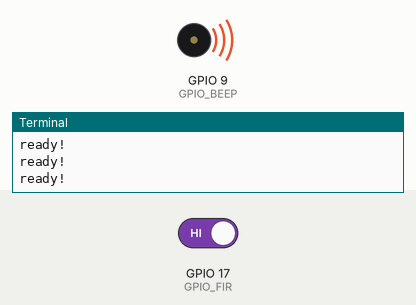
Recording of a program running on a simulated Raspberry Pi (BCM pin numbers). Shown: buzzer (waves = sounding, pin HIGH), the last lines printed to the terminal. The test bench sets the inputs (shaded band); at power-on: GPIO 17 (GPIO_FIR) HIGH.

Above: at 5.0 s.
5.1 s: GPIO 17 (GPIO_FIR) driven LOW
At 7.8 s:
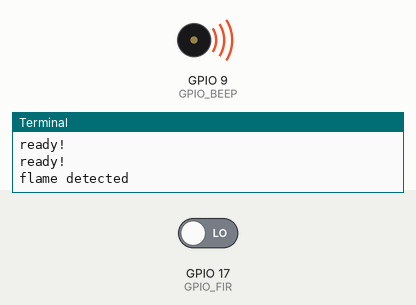
9.2 s: GPIO 17 (GPIO_FIR) driven HIGH
At 9.9 s:
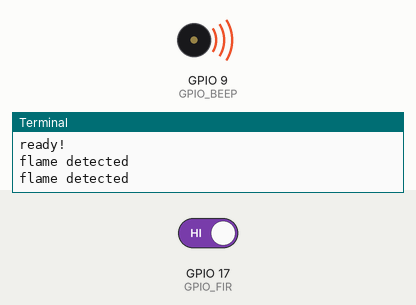
Timing chart, 0 to 12.2 s (numbered marks = the images above; inputs shaded):
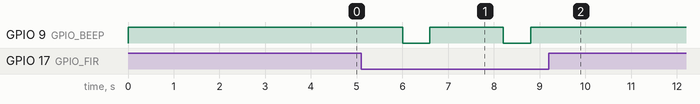

Measured:
- after the input at 5.1 s, GPIO 9 (GPIO_BEEP): alternates HIGH for 1.6 s and LOW for 0.60 s, starting after 0.90 s
- after the input at 9.2 s, GPIO 9 (GPIO_BEEP): stops changing and stays HIGH

The program:

flame_detect.py
```python
# flame_detect.py
import RPi.GPIO as GPIO
import time

GPIO.setmode(GPIO.BCM)

GPIO_FIR=17
GPIO_BEEP=9

GPIO.setup(GPIO_FIR,GPIO.IN)
GPIO.setup(GPIO_BEEP,GPIO.OUT)

print("ctrl+c to exit")

def beep(seconds):
	GPIO.output(GPIO_BEEP,GPIO.LOW)
	time.sleep(seconds)
	GPIO.output(GPIO_BEEP,GPIO.HIGH)
	time.sleep(seconds)

GPIO.output(GPIO_BEEP,GPIO.HIGH)

try:
	print("waiting for Fir to settle...")
	for i in range(1,101):
		if GPIO.input(GPIO_FIR)==0:
			print("flame detected")
			beep(0.6)
		else:
			print("ready!")
			GPIO.output(GPIO_BEEP,GPIO.HIGH)
		time.sleep(1)
except KeyboardInterrupt:
	print("Quit")
GPIO.cleanup()
```
